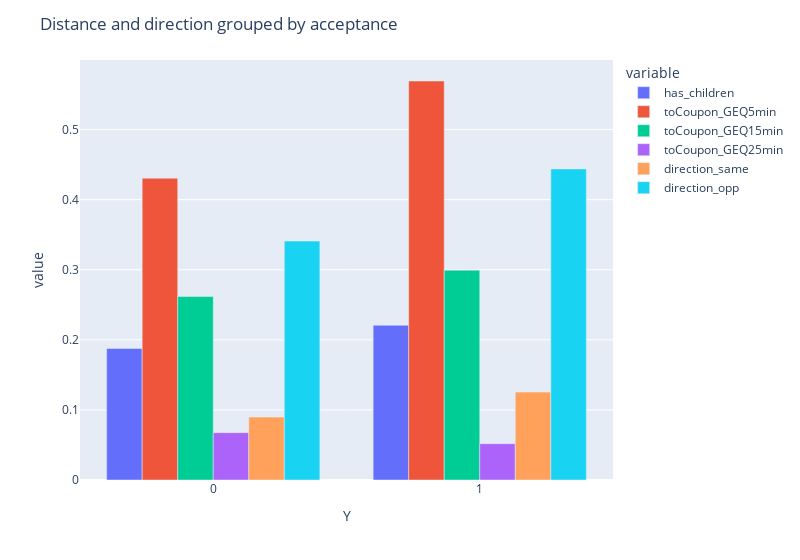

The notebook cell this image was saved under:
### Code cell
location_cols = ['toCoupon_GEQ5min', 'toCoupon_GEQ15min', 'toCoupon_GEQ25min', 'direction_same', 'direction_opp', 'Y']
yes_sums = data_filt[location_cols].groupby('Y').sum()
yes_sums_norm = yes_sums / data_filt.shape[0]
yes_sums_norm.reset_index()
yes_sums_norm
#plt.figure(figsize=(12,5))
#sns.barplot(yes_sums_norm)             # Only renders half the data
#sns.barplot(yes_sums_norm, hue='Y')    # Error: hue cannot be assigned with wide-form data ???
fig = px.bar(yes_sums_norm, barmode='group', width=800)
fig.update_layout(title_text="Distance and Direction grouped by Acceptance")

### Figure 1 — Plotly figure (JSON) as saved in the notebook; plotly's stock layout.template omitted (floating-point values rounded to 4 significant figures)
{"data": [{"alignmentgroup": "True", "hovertemplate": "variable=has_children<br>Y=%{x}<br>value=%{y}<extra></extra>", "legendgroup": "has_children", "marker": {"color": "#636efa", "pattern": {"shape": ""}}, "name": "has_children", "offsetgroup": "has_children", "orientation": "v", "showlegend": true, "textposition": "auto", "type": "bar", "x": [0, 1], "xaxis": "x", "y": [0.1877, 0.2208], "yaxis": "y"}, {"alignmentgroup": "True", "hovertemplate": "variable=toCoupon_GEQ5min<br>Y=%{x}<br>value=%{y}<extra></extra>", "legendgroup": "toCoupon_GEQ5min", "marker": {"color": "#EF553B", "pattern": {"shape": ""}}, "name": "toCoupon_GEQ5min", "offsetgroup": "toCoupon_GEQ5min", "orientation": "v", "showlegend": true, "textposition": "auto", "type": "bar", "x": [0, 1], "xaxis": "x", "y": [0.4307, 0.5693], "yaxis": "y"}, {"alignmentgroup": "True", "hovertemplate": "variable=toCoupon_GEQ15min<br>Y=%{x}<br>value=%{y}<extra></extra>", "legendgroup": "toCoupon_GEQ15min", "marker": {"color": "#00cc96", "pattern": {"shape": ""}}, "name": "toCoupon_GEQ15min", "offsetgroup": "toCoupon_GEQ15min", "orientation": "v", "showlegend": true, "textposition": "auto", "type": "bar", "x": [0, 1], "xaxis": "x", "y": [0.2618, 0.2994], "yaxis": "y"}, {"alignmentgroup": "True", "hovertemplate": "variable=toCoupon_GEQ25min<br>Y=%{x}<br>value=%{y}<extra></extra>", "legendgroup": "toCoupon_GEQ25min", "marker": {"color": "#ab63fa", "pattern": {"shape": ""}}, "name": "toCoupon_GEQ25min", "offsetgroup": "toCoupon_GEQ25min", "orientation": "v", "showlegend": true, "textposition": "auto", "type": "bar", "x": [0, 1], "xaxis": "x", "y": [0.06756, 0.05183], "yaxis": "y"}, {"alignmentgroup": "True", "hovertemplate": "variable=direction_same<br>Y=%{x}<br>value=%{y}<extra></extra>", "legendgroup": "direction_same", "marker": {"color": "#FFA15A", "pattern": {"shape": ""}}, "name": "direction_same", "offsetgroup": "direction_same", "orientation": "v", "showlegend": true, "textposition": "auto", "type": "bar", "x": [0, 1], "xaxis": "x", "y": [0.08974, 0.1254], "yaxis": "y"}, {"alignmentgroup": "True", "hovertemplate": "variable=direction_opp<br>Y=%{x}<br>value=%{y}<extra></extra>", "legendgroup": "direction_opp", "marker": {"color": "#19d3f3", "pattern": {"shape": ""}}, "name": "direction_opp", "offsetgroup": "direction_opp", "orientation": "v", "showlegend": true, "textposition": "auto", "type": "bar", "x": [0, 1], "xaxis": "x", "y": [0.3409, 0.4439], "yaxis": "y"}], "layout": {"barmode": "group", "legend": {"title": {"text": "variable"}, "tracegroupgap": 0}, "margin": {"t": 60}, "title": {"text": "Distance and direction grouped by acceptance"}, "width": 800, "xaxis": {"anchor": "y", "domain": [0, 1], "title": {"text": "Y"}}, "yaxis": {"anchor": "x", "domain": [0, 1], "title": {"text": "value"}}}}
